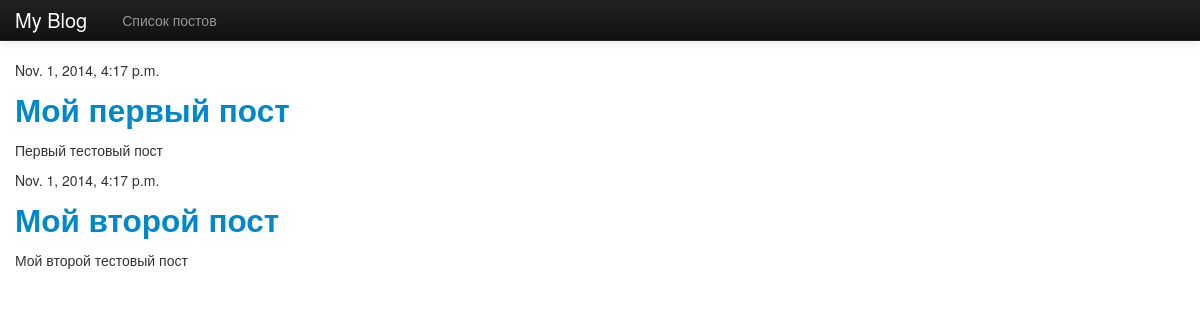
Screenshot of /blog/ with the database file from the repository.
### blog/models.py (models this page shows, shortened)
class Post(models.Model):
    title = models.CharField(max_length=255)  # заголовок поста
    datetime = models.DateTimeField(u'Дата публикации')  # дата публикации
    content = models.TextField(max_length=10000)  # текст поста
    def get_absolute_url(self):
        return "/blog/%i/" % self.id

### blog/views.py (the view)
class PostsListView(ListView):  # представление в виде списка
    model = Post                # модель для представления

### blog/templates/blog/post_list.html
{% extends 'blog/base.html' %}
{% block content %}
    {% for post in object_list %}
        <p>{{ post.datetime }}</p>
        <h2><a href="{{ post.get_absolute_url }}">{{ post.title }}</a></h2>
        <p>{{ post.content }}</p>
    {% empty %}
    <p>Нет постов</p>
    {% endfor %}
{% endblock %}

### blog/templates/blog/base.html (style rules this page uses)
body { padding-top: 60px; }

### rows the page displays
Post: datetime "Nov. 1, 2014, 4:17 p.m.", title "Мой первый пост", content "Первый тестовый пост"
Post: datetime "Nov. 1, 2014, 4:17 p.m.", title "Мой второй пост", content "Мой второй тестовый пост"
